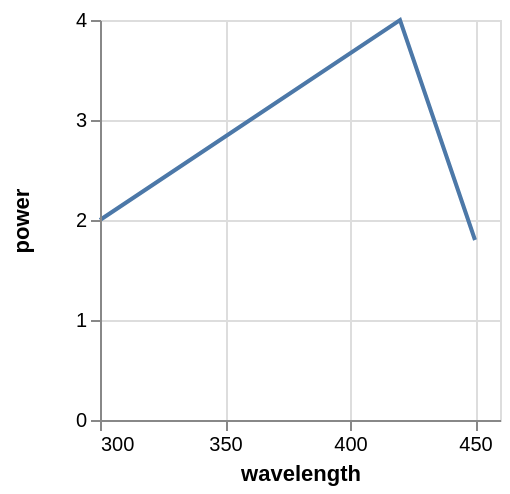

Write the Vega-Lite specification saved for this chart.
### Vega specification from a JSON file in a GitHub repository (floating-point values rounded to 4 significant figures)
{"$schema": "https://vega.github.io/schema/vega/v4.json", "autosize": "pad", "padding": 5, "width": 200, "height": 200, "style": "cell", "data": [{"name": "source_0", "values": [{"wavelength": 250, "power": 1}, {"wavelength": 300, "power": 2}, {"wavelength": 420, "power": 4}, {"wavelength": 450, "power": 1.8}, {"wavelength": 500, "power": 1.1}]}, {"name": "data_0", "source": "source_0", "transform": [{"type": "formula", "expr": "toNumber(datum[\"wavelength\"])", "as": "wavelength"}, {"type": "filter", "expr": "inrange(datum[\"wavelength\"], [300, 450])"}]}], "marks": [{"name": "marks", "type": "line", "style": ["line"], "sort": {"field": "datum[\"wavelength\"]", "order": "descending"}, "from": {"data": "data_0"}, "encode": {"update": {"stroke": {"value": "#4c78a8"}, "tooltip": {"signal": "{\"wavelength\": format(datum[\"wavelength\"], \"\"), \"power\": format(datum[\"power\"], \"\")}"}, "x": {"scale": "x", "field": "wavelength"}, "y": {"scale": "y", "field": "power"}, "defined": {"signal": "datum[\"wavelength\"] !== null && !isNaN(datum[\"wavelength\"]) && datum[\"power\"] !== null && !isNaN(datum[\"power\"])"}}}}], "scales": [{"name": "x", "type": "linear", "domain": [300, 450], "range": [0, {"signal": "width"}], "nice": true, "zero": false}, {"name": "y", "type": "linear", "domain": {"data": "data_0", "field": "power"}, "range": [{"signal": "height"}, 0], "nice": true, "zero": true}], "axes": [{"scale": "x", "orient": "bottom", "grid": false, "title": "wavelength", "labelFlush": true, "labelOverlap": true, "tickCount": {"signal": "ceil(width/40)"}, "zindex": 1}, {"scale": "x", "orient": "bottom", "gridScale": "y", "grid": true, "tickCount": {"signal": "ceil(width/40)"}, "domain": false, "labels": false, "maxExtent": 0, "minExtent": 0, "ticks": false, "zindex": 0}, {"scale": "y", "orient": "left", "grid": false, "title": "power", "labelOverlap": true, "tickCount": {"signal": "ceil(height/40)"}, "zindex": 1}, {"scale": "y", "orient": "left", "gridScale": "x", "grid": true, "tickCount": {"signal": "ceil(height/40)"}, "domain": false, "labels": false, "maxExtent": 0, "minExtent": 0, "ticks": false, "zindex": 0}], "config": {"axisY": {"minExtent": 30}, "legend": {"gradientLength": 185}}}
